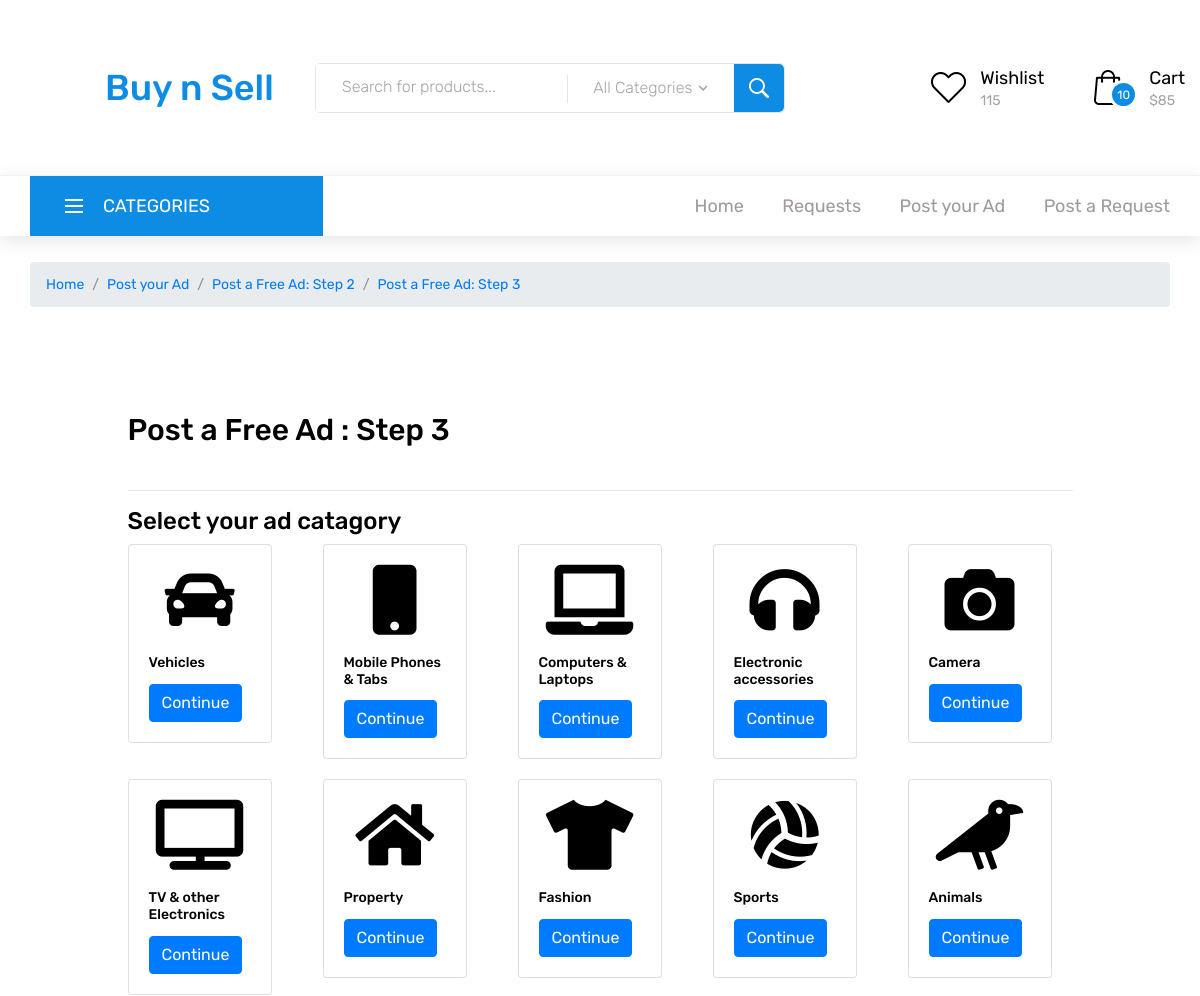
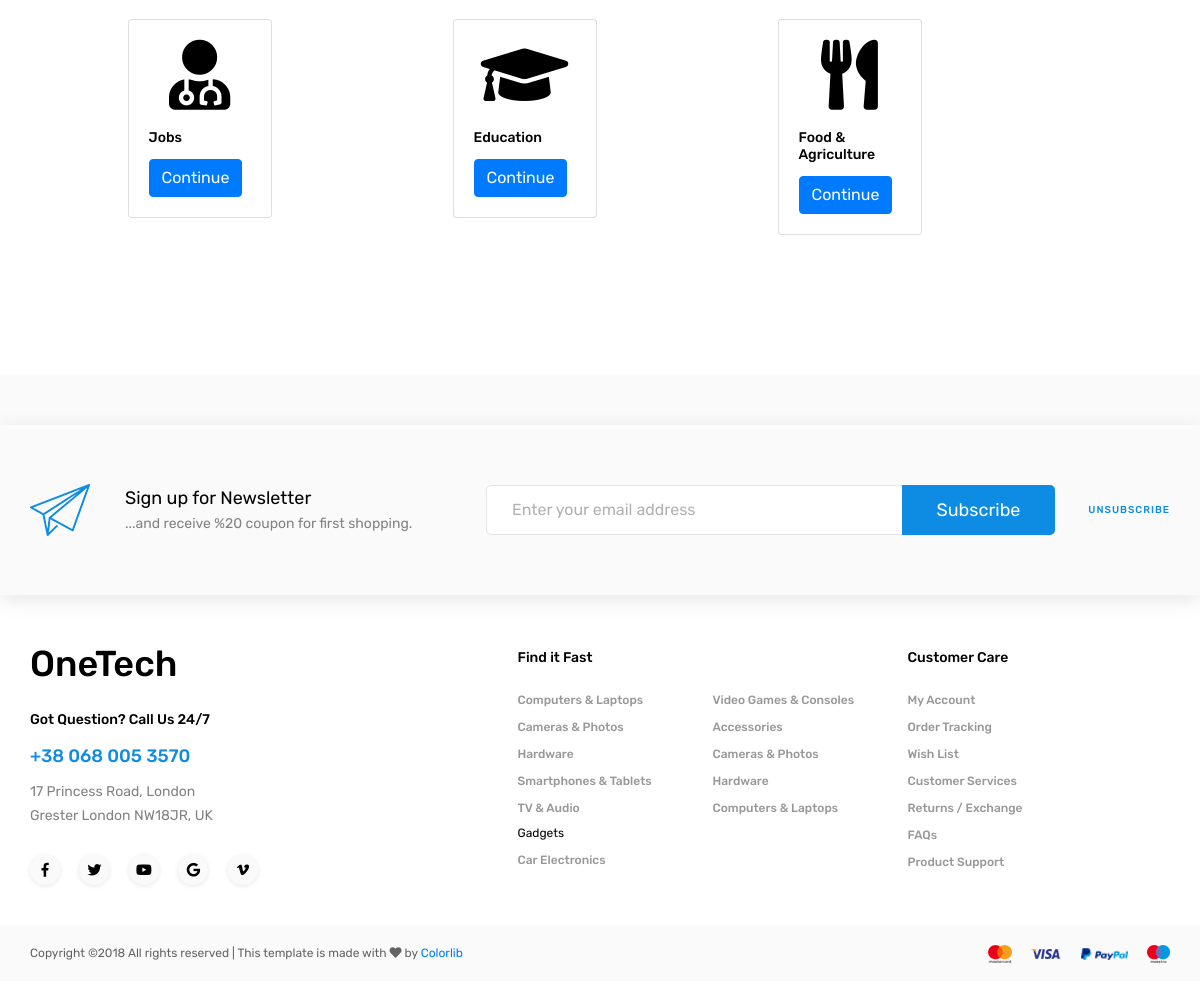
Page /postAdStep3.php (signed in) on the committed database (2 pictures, top to bottom).
### tables this page shows
CREATE TABLE `ad_catagories` (
  `id` int(11) NOT NULL,
  `name` varchar(100) DEFAULT NULL,
  `description` varchar(500) DEFAULT NULL,
  `fa_icon` varchar(100) DEFAULT NULL
);

### API/getCatagories.php (called while the page is built)
<?php
function getCatagories(){
  require('db/dbconn.php');
  $sql_catagories = "SELECT * FROM ad_catagories";
  $result_catagories = $conn->query($sql_catagories);
  if ($result_catagories->num_rows > 0) {
      return $result_catagories;
  }
}
 ?>

### postAdStep3.php (the view, shortened to what this page needs)
<?php
	require('API/getLocations.php');
	require('API/getCatagories.php');
	$area = $_GET["area"];
?>
<!DOCTYPE html>
<html lang="en">
<head>
<link rel="stylesheet" type="text/css" href="styles/bootstrap4/bootstrap.min.css">
<link href="plugins/fontawesome-free-5.0.1/css/fontawesome-all.css" rel="stylesheet" type="text/css">
<link rel="stylesheet" href="https://use.fontawesome.com/releases/v5.3.1/css/all.css">
<link rel="stylesheet" type="text/css" href="styles/contact_styles.css">
<link rel="stylesheet" type="text/css" href="styles/contact_responsive.css">
</head>
<body>
<div class="super_container">
	<header class="header">
		<div class="header_main">
			<div class="container-fluid">
				<div class="row">
					<div class="col-lg-3 col-sm-6 col-3 order-1">
						<div class="logo_container">
							<div class="logo" style="padding-left: 90px"><a href="index.html">Buy n Sell</a></div>
						</div>
					</div>
					<div class="col-lg-5 col-12 order-lg-2 order-3 text-lg-left text-right">
						<div class="header_search">
							<div class="header_search_content">
								<div class="header_search_form_container">
									<form action="#" class="header_search_form clearfix">
										<input type="search" required="required" class="header_search_input" placeholder="Search for products...">
										<div class="custom_dropdown">
											<div class="custom_dropdown_list">
												<span class="custom_dropdown_placeholder clc">All Categories</span>
												<i class="fas fa-chevron-down"></i>
											</div>
										</div>
										<button type="submit" class="header_search_button trans_300" value="Submit"><img src="images/search.png" alt=""></button>
									</form>
								</div>
							</div>
						</div>
					</div>
					<div class="col-lg-4 col-9 order-lg-3 order-2 text-lg-left text-right">
						<div class="wishlist_cart d-flex flex-row align-items-center justify-content-end">
							<div class="wishlist d-flex flex-row align-items-center justify-content-end">
								<div class="wishlist_icon"><img src="images/heart.png" alt=""></div>
								<div class="wishlist_content">
									<div class="wishlist_text"><a href="wishlist.html">Wishlist</a></div>
									<div class="wishlist_count">115</div>
								</div>
							</div>
							<div class="cart">
								<div class="cart_container d-flex flex-row align-items-center justify-content-end">
									<div class="cart_icon">
										<img src="images/cart.png" alt="">
										<div class="cart_count"><span>10</span></div>
									</div>
									<div class="cart_content">
										<div class="cart_text"><a href="cart.html">Cart</a></div>
										<div class="cart_price">$85</div>
									</div>
								</div>
							</div>
						</div>
					</div>
				</div>
			</div>
		</div>
		<nav class="main_nav">
			<div class="container">
				<div class="row">
					<div class="col">
						<div class="main_nav_content d-flex flex-row">
							<div class="cat_menu_container">
								<div class="cat_menu_title d-flex flex-row align-items-center justify-content-start">
									<div class="cat_burger"><span></span><span></span><span></span></div>
									<div class="cat_menu_text">categories</div>
								</div>
							</div>
							<div class="main_nav_menu ml-auto">
								<ul class="standard_dropdown main_nav_dropdown">
									<li><a href="index.html">Home<i class="fas fa-chevron-down"></i></a></li>
									<li><a href="requestList.html">Requests<i class="fas fa-chevron-down"></i></a></li>
									<li><a href="postAdStep1.html">Post your Ad<i class="fas fa-chevron-down"></i></a></li>
									<li><a href="postRequest.html">Post a Request<i class="fas fa-chevron-down"></i></a></li>
								</ul>
							</div>
						</div>
					</div>
				</div>
			</div>
		</nav>
		<div class="page_menu">
			<div class="container">
				<div class="row">
					<div class="col">
					</div>
				</div>
			</div>
		</div>
	</header>
  <div class="container" style="margin-top: 25px">
    <nav aria-label="breadcrumb">
      <ol class="breadcrumb">
        <li class="breadcrumb-item"><a href="index.html">Home</a></li>
        <li class="breadcrumb-item"><a href="postAdStep1.html">Post your Ad</a></li>
				<li class="breadcrumb-item"><a href="postAdStep2.html">Post a Free Ad: Step 2</a></li>
				<li class="breadcrumb-item"><a href="postAdStep3.html">Post a Free Ad: Step 3</a></li>
      </ol>
    </nav>
  </div>
	<div class="contact_form">
		<div class="container">
			<div class="row">
				<div class="col-lg-10 offset-lg-1">
					<div class="contact_form_container">
						<div class="contact_form_title">Post a Free Ad : Step 3</div>
            <hr>
            <h3>Select your ad catagory</h3>
            <div class="row">
							<?php
								$result_catagories = getCatagories();
									while($row_catagories = $result_catagories->fetch_assoc()) {
							?>
										<div class="col" style="margin-bottom : 20px;">
											<div class="card" style="width: 9rem;">
												<i class="fas <?php echo $row_catagories["fa_icon"]; ?> fa-5x" style="text-align : center; margin-top : 20px;"></i>
												<div class="card-body">
													<h5 class="card-title"><?php echo $row_catagories["name"]; ?></h5>
													<a href="postAdStep4.php?catagory=<?php echo $row_catagories["id"]; ?>&area=<?php echo $area; ?>" class="btn btn-primary">Continue</a>
												</div>
											</div>
										</div>
							<?php
									}
							?>
            </div>
					</div>
				</div>
			</div>
		</div>
		<div class="panel"></div>
	</div>
	<div class="newsletter">
		<div class="container">
			<div class="row">
				<div class="col">
					<div class="newsletter_container d-flex flex-lg-row flex-column align-items-lg-center align-items-center justify-content-lg-start justify-content-center">
						<div class="newsletter_title_container">
							<div class="newsletter_icon"><img src="images/send.png" alt=""></div>
							<div class="newsletter_title">Sign up for Newsletter</div>
							<div class="newsletter_text"><p>...and receive %20 coupon for first shopping.</p></div>
						</div>
						<div class="newsletter_content clearfix">
							<form action="#" class="newsletter_form">
								<input type="email" class="newsletter_input" required="required" placeholder="Enter your email address">
								<button class="newsletter_button">Subscribe</button>
							</form>
							<div class="newsletter_unsubscribe_link"><a href="#">unsubscribe</a></div>
						</div>
					</div>
				</div>
			</div>
		</div>
	</div>
	<footer class="footer">
		<div class="container">
			<div class="row">
				<div class="col-lg-3 footer_col">
					<div class="footer_column footer_contact">
						<div class="logo_container">
							<div class="logo"><a href="#">OneTech</a></div>
						</div>
						<div class="footer_title">Got Question? Call Us 24/7</div>
						<div class="footer_phone">+38 068 005 3570</div>
						<div class="footer_contact_text">
							<p>17 Princess Road, London</p>
							<p>Grester London NW18JR, UK</p>
						</div>
						<div class="footer_social">
							<ul>
								<li><a href="#"><i class="fab fa-facebook-f"></i></a></li>
								<li><a href="#"><i class="fab fa-twitter"></i></a></li>
								<li><a href="#"><i class="fab fa-youtube"></i></a></li>
								<li><a href="#"><i class="fab fa-google"></i></a></li>
								<li><a href="#"><i class="fab fa-vimeo-v"></i></a></li>
							</ul>
						</div>
					</div>
				</div>
				<div class="col-lg-2 offset-lg-2">
					<div class="footer_column">
						<div class="footer_title">Find it Fast</div>
						<ul class="footer_list">
							<li><a href="#">Computers & Laptops</a></li>
							<li><a href="#">Cameras & Photos</a></li>
							<li><a href="#">Hardware</a></li>
							<li><a href="#">Smartphones & Tablets</a></li>
							<li><a href="#">TV & Audio</a></li>
						</ul>
						<div class="footer_subtitle">Gadgets</div>
						<ul class="footer_list">
							<li><a href="#">Car Electronics</a></li>
						</ul>
					</div>
				</div>
				<div class="col-lg-2">
					<div class="footer_column">
						<ul class="footer_list footer_list_2">
							<li><a href="#">Video Games & Consoles</a></li>
							<li><a href="#">Accessories</a></li>
							<li><a href="#">Cameras & Photos</a></li>
							<li><a href="#">Hardware</a></li>
							<li><a href="#">Computers & Laptops</a></li>
						</ul>
					</div>
				</div>
				<div class="col-lg-2">
					<div class="footer_column">
						<div class="footer_title">Customer Care</div>
						<ul class="footer_list">
							<li><a href="#">My Account</a></li>
							<li><a href="#">Order Tracking</a></li>
							<li><a href="#">Wish List</a></li>
							<li><a href="#">Customer Services</a></li>
							<li><a href="#">Returns / Exchange</a></li>
							<li><a href="#">FAQs</a></li>
							<li><a href="#">Product Support</a></li>
						</ul>
					</div>
				</div>
			</div>
		</div>
	</footer>
	<div class="copyright">
		<div class="container">
			<div class="row">
				<div class="col">
					<div class="copyright_container d-flex flex-sm-row flex-column align-items-center justify-content-start">
						<div class="copyright_content">
Copyright &copy;<script>document.write(new Date().getFullYear());</script> All rights reserved | This template is made with <i class="fa fa-heart" aria-hidden="true"></i> by <a href="https://colorlib.com" target="_blank">Colorlib</a>
</div>
						<div class="logos ml-sm-auto">
							<ul class="logos_list">
								<li><a href="#"><img src="images/logos_1.png" alt=""></a></li>
								<li><a href="#"><img src="images/logos_2.png" alt=""></a></li>
								<li><a href="#"><img src="images/logos_3.png" alt=""></a></li>
								<li><a href="#"><img src="images/logos_4.png" alt=""></a></li>
							</ul>
						</div>
					</div>
				</div>
			</div>
		</div>
	</div>
</div>
</body>
</html>

### rows in the picture
ad_catagories: name "Vehicles"
ad_catagories: name "Mobile Phones & Tabs"
ad_catagories: name "Computers & Laptops"
ad_catagories: name "Electronic accessories"
ad_catagories: name "Camera"
ad_catagories: name "TV & other Electronics"
ad_catagories: name "Property"
ad_catagories: name "Fashion"
ad_catagories: name "Sports"
ad_catagories: name "Animals"
ad_catagories: name "Jobs"
ad_catagories: name "Education"
ad_catagories: name "Food & Agriculture"
